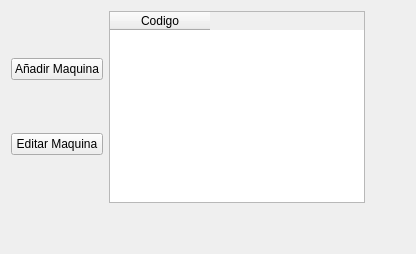
     <widget class="QWidget" name="tabAdministrarMaquinas">
      <attribute name="title">
       <string>Administrar Maquinas</string>
      </attribute>
      <layout class="QGridLayout" name="gridLayout_9">
       <item row="0" column="0">
        <layout class="QHBoxLayout" name="horizontalLayout_3">
         <item>
          <layout class="QVBoxLayout" name="verticalLayout">
           <item>
            <widget class="QPushButton" name="pbAniadirMaquina">
             <property name="text">
              <string>Añadir Maquina</string>
             </property>
            </widget>
           </item>
           <item>
            <widget class="QPushButton" name="pbEditarMaquina">
             <property name="text">
              <string>Editar Maquina</string>
             </property>
            </widget>
           </item>
          </layout>
         </item>
         <item>
          <widget class="QTableWidget" name="twMaquina">
           <column>
            <property name="text">
             <string>Codigo</string>
            </property>
           </column>
          </widget>
         </item>
        </layout>
       </item>
       <item row="2" column="0">
        <spacer name="verticalSpacer">
         <property name="orientation">
          <enum>Qt::Vertical</enum>
         </property>
         <property name="sizeHint" stdset="0">
          <size>
           <width>20</width>
           <height>40</height>
          </size>
         </property>
        </spacer>
       </item>
       <item row="0" column="1">
        <spacer name="horizontalSpacer">
         <property name="orientation">
          <enum>Qt::Horizontal</enum>
         </property>
         <property name="sizeHint" stdset="0">
          <size>
           <width>40</width>
           <height>20</height>
          </size>
         </property>
        </spacer>
       </item>
      </layout>
     </widget>
